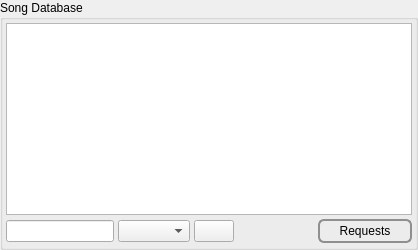
             <widget class="QFrame" name="frameDb">
              <property name="sizePolicy">
               <sizepolicy hsizetype="Preferred" vsizetype="Preferred">
                <horstretch>0</horstretch>
                <verstretch>0</verstretch>
               </sizepolicy>
              </property>
              <property name="frameShape">
               <enum>QFrame::NoFrame</enum>
              </property>
              <property name="frameShadow">
               <enum>QFrame::Plain</enum>
              </property>
              <layout class="QHBoxLayout" name="horizontalLayout_8">
               <property name="spacing">
                <number>3</number>
               </property>
               <property name="leftMargin">
                <number>0</number>
               </property>
               <property name="topMargin">
                <number>0</number>
               </property>
               <property name="rightMargin">
                <number>0</number>
               </property>
               <property name="bottomMargin">
                <number>0</number>
               </property>
               <item>
                <widget class="QGroupBox" name="dbgroupBox_2">
                 <property name="sizePolicy">
                  <sizepolicy hsizetype="Expanding" vsizetype="Preferred">
                   <horstretch>0</horstretch>
                   <verstretch>0</verstretch>
                  </sizepolicy>
                 </property>
                 <property name="title">
                  <string>Song Database</string>
                 </property>
                 <layout class="QVBoxLayout" name="verticalLayout_12">
                  <property name="spacing">
                   <number>4</number>
                  </property>
                  <property name="leftMargin">
                   <number>3</number>
                  </property>
                  <property name="topMargin">
                   <number>3</number>
                  </property>
                  <property name="rightMargin">
                   <number>3</number>
                  </property>
                  <property name="bottomMargin">
                   <number>4</number>
                  </property>
                  <item>
                   <widget class="QTableView" name="tableViewDB">
                    <property name="sizePolicy">
                     <sizepolicy hsizetype="Expanding" vsizetype="MinimumExpanding">
                      <horstretch>0</horstretch>
                      <verstretch>0</verstretch>
                     </sizepolicy>
                    </property>
                    <property name="contextMenuPolicy">
                     <enum>Qt::CustomContextMenu</enum>
                    </property>
                    <property name="editTriggers">
                     <set>QAbstractItemView::NoEditTriggers</set>
                    </property>
                    <property name="dragDropMode">
                     <enum>QAbstractItemView::DragOnly</enum>
                    </property>
                    <property name="alternatingRowColors">
                     <bool>true</bool>
                    </property>
                    <property name="selectionMode">
                     <enum>QAbstractItemView::SingleSelection</enum>
                    </property>
                    <property name="selectionBehavior">
                     <enum>QAbstractItemView::SelectRows</enum>
                    </property>
                    <property name="sortingEnabled">
                     <bool>true</bool>
                    </property>
                    <attribute name="horizontalHeaderMinimumSectionSize">
                     <number>10</number>
                    </attribute>
                    <attribute name="horizontalHeaderDefaultSectionSize">
                     <number>10</number>
                    </attribute>
                    <attribute name="horizontalHeaderShowSortIndicator" stdset="0">
                     <bool>true</bool>
                    </attribute>
                    <attribute name="verticalHeaderVisible">
                     <bool>false</bool>
                    </attribute>
                   </widget>
                  </item>
                  <item>
                   <layout class="QHBoxLayout" name="horizontalLayout_9">
                    <property name="spacing">
                     <number>4</number>
                    </property>
                    <item>
                     <widget class="CustomLineEdit" name="lineEdit"/>
                    </item>
                    <item>
                     <widget class="QComboBox" name="comboBoxSearchType"/>
                    </item>
                    <item>
                     <widget class="QPushButton" name="pushButton">
                      <property name="focusPolicy">
                       <enum>Qt::NoFocus</enum>
                      </property>
                      <property name="toolTip">
                       <string>Search</string>
                      </property>
                      <property name="text">
                       <string/>
                      </property>
                      <property name="icon">
                       <iconset theme="edit-find">
                        <normaloff>.</normaloff>.</iconset>
                      </property>
                      <property name="iconSize">
                       <size>
                        <width>32</width>
                        <height>32</height>
                       </size>
                      </property>
                      <property name="flat">
                       <bool>false</bool>
                      </property>
                     </widget>
                    </item>
                    <item>
                     <spacer name="horizontalSpacerRequests">
                      <property name="orientation">
                       <enum>Qt::Horizontal</enum>
                      </property>
                      <property name="sizeType">
                       <enum>QSizePolicy::Minimum</enum>
                      </property>
                      <property name="sizeHint" stdset="0">
                       <size>
                        <width>80</width>
                        <height>20</height>
                       </size>
                      </property>
                     </spacer>
                    </item>
                    <item>
                     <widget class="QPushButton" name="pushButtonIncomingRequests">
                      <property name="toolTip">
                       <string>Open the incoming requests dialog</string>
                      </property>
                      <property name="styleSheet">
                       <string notr="true">QPushButton {
    border: 2px solid #8f8f91;
    border-radius: 6px;
    background-color: qlineargradient(x1: 0, y1: 0, x2: 0, y2: 1,
                                      stop: 0 #f6f7fa, stop: 1 #dadbde);
    min-width: 80px;
    padding-left: 5px;
    padding-right: 5px;
    padding-top: 3px;
    padding-bottom: 3px;
}

QPushButton:pressed {
    background-color: qlineargradient(x1: 0, y1: 0, x2: 0, y2: 1,
                                      stop: 0 #dadbde, stop: 1 #f6f7fa);
}

QPushButton:flat {
    border: none; /* no border for a flat push button */
}

QPushButton:default {
    border-color: navy; /* make the default button prominent */
}</string>
                      </property>
                      <property name="text">
                       <string>Requests</string>
                      </property>
                     </widget>
                    </item>
                   </layout>
                  </item>
                 </layout>
                </widget>
               </item>
              </layout>
             </widget>
